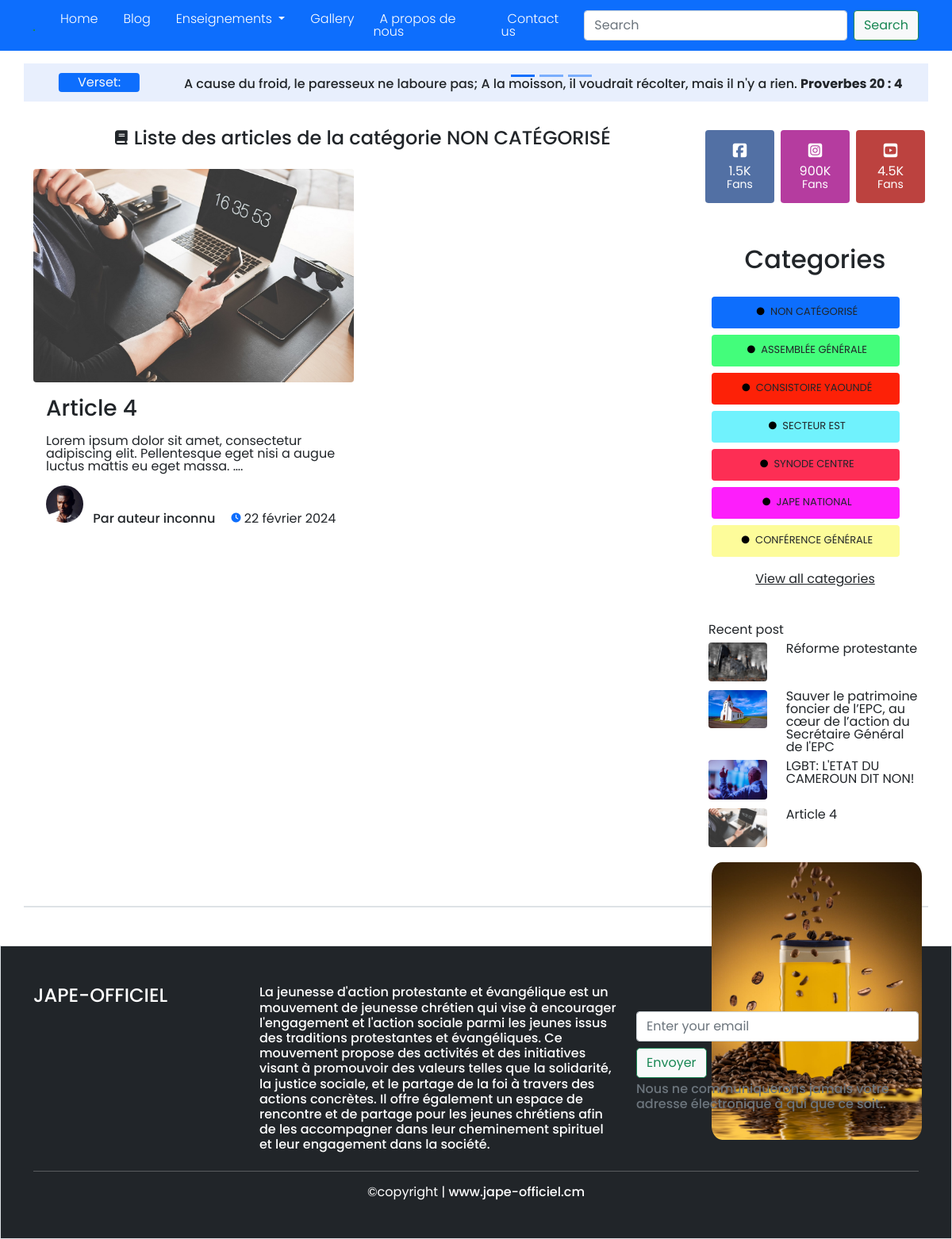
The app's page /category/non-categorise/ with its own data.
### blog/models.py (models this page shows, shortened)
class CategoryPost(models.Model):
    title = models.CharField(max_length=100, unique=True, verbose_name="Categorie")
    cat_slug = models.SlugField(max_length=100, blank=True, editable=True)
    color = ColorField(default='#0D6EFD', unique=True)
    class Meta:
        verbose_name = "Catégorie"

class BlogPost(models.Model):
    title = models.CharField(max_length=255, unique=True, verbose_name='Titre')
    slug = models.SlugField(max_length=255, unique=True, blank=True)
    author = models.ForeignKey(User, on_delete=models.SET_NULL, null=True, blank=True)
    last_update = models.DateTimeField(auto_now=True)
    created_on = models.DateField(blank=True, null=True)
    category = models.ManyToManyField(CategoryPost)
    published = models.BooleanField(default=False, verbose_name="Publié")
    image = models.ImageField(upload_to="images")
    content = models.TextField(blank=True, verbose_name='Contenu')
    class Meta:
        ordering = ['-created_on']
        verbose_name = "Article"
    @property
    def author_or_default(self):
        return f"Par {self.author.first_name} {self.author.last_name}" if self.author else "Par auteur inconnu"

### blog/views.py (the view)
# urls.py: path('category/<str:category>/', category_post_view, name="category"),
def category_post_view(request, category):
    category_post = CategoryPost.objects.get(cat_slug=category)
    print(category_post.title)
    posts = BlogPost.objects.all().filter(published=True, category=category_post)
    all_posts = BlogPost.objects.all().filter(published=True)[:4]
    categories = CategoryPost.objects.all()
    context = {"posts": posts, "category_post": category_post, "categories": categories, "all_posts": all_posts}
    return render(request, "blog/category_post_view.html", context)

### blog/templates/blog/category_post_view.html (shortened to what this page needs)
{% extends 'base.html' %}
{% load static %}
{% block content %}
<section class="mt-3">
    <div class="container roboto-light">
        <div class="row">
            <div class="col-lg-9 m-0">
                <div class="col-12">
                    <h1 class="text-center mt-3 mb-3 h4"><i class="fa-solid fa-book fa-xs me-2"></i>Liste des articles de la catégorie {{ category_post.title|upper }}</h1>
                </div>
                <div class="row">
                    {% for post in posts %}
                    <div class="col-sm-6 my-2">
                        <div class="card border-0 p-0 m-0" style="width: 100%; min-height: 450px">
                            <img src="{{ post.image.url }}"
                                 class="img-hover rounded img-fluid card-img-top position-relative"
                                 alt="...">
                            <div class="card-body">
                                <a href="{% url 'post_view' slug=post.slug %}" class="card-title montserrat-title_card title-link montserrat-title_card h3">
                                    {{ post.title }}
                                </a>
                                <p class="card-text montserrat-card-text mt-3">{{ post.content|safe|truncatewords:18 }}.</p>
                                <div class="position-relative mt-3">
                                    <img width="47px" class="rounded-circle" src="{% static 'img/profil_app.jpg' %}"
                                         alt="image profil">
                                    <span class="h6 ms-2 montserrat-main-text title-link">{{ post.author_or_default }}</span>
                                    <i class="fa-solid fa-clock fa-xs ms-3" style="color: #0D6EFD"></i>
                                    <span class="montserrat-card-text">{{ post.created_on|date:"j F Y" }}</span><br>
                                </div>
                            </div>
                        </div>
                    </div>
                    {% endfor %}
                </div>
            </div>
            <div class="col-lg-3 mt-sm-3">
                <div class="row">
                    <div class="col-4 p-1">
                        <div class="rounded" style="background-color: #5270A4">
                            <a href="#" class="rounded text-center text-white-force p-3 d-block"
                               style=" text-decoration: none;">
                                <i class="fab fa-facebook-square fs-5 mb-2" style="color: #ffffff;"></i>
                                <h6 class="m-0 text-white">1.5K</h6>
                                <span class="small text-white">Fans</span>
                            </a>
                        </div>
                    </div>
                    <div class="col-4 p-1">
                        <div class="rounded" style="background-color: #B53C9F">
                            <a href="#" class="rounded text-center text-white-force p-3 d-block"
                               style=" text-decoration: none;">
                                <i class="fab fa-instagram-square fs-5 mb-2" style="color: #ffffff;"></i>
                                <h6 class="m-0 text-white">900K</h6>
                                <span class="small text-white">Fans</span>
                            </a>
                        </div>
                    </div>
                    <div class="col-4 p-1">
                        <div class="rounded" style="background-color: #BC423F">
                            <a href="#" class="rounded text-center text-white-force p-3 d-block"
                               style=" text-decoration: none;">
                                <i class="fab fa-youtube-square fs-5 mb-2" style="color: #ffffff;"></i>
                                <h6 class="m-0 text-white">4.5K</h6>
                                <span class="small text-white">Fans</span>
                            </a>
                        </div>
                    </div>
                    <h1 class="text-center mt-5 h2">Categories</h1>
                    <div class="row mt-3 mb-3">
                        {% for category in categories %}
                        <div class="col-sm-6 col-md-4 col-lg-12 my-1">
                            <a class="title-link" href="{% url 'category' category=category.cat_slug %}">
                                <div class="img-hover p-1 rounded"
                                     style="background-size: cover; height: 40px; background-color: {{ category.color }} ">
                                    <h1 style="font-size: small" class="rounded-3 text-dark text-center my-2">
                                        <i class="fa-solid fa-circle p-1 fa-xs" style="color: #000000;"></i>
                                        {{ category.title|upper }}
                                    </h1>
                                </div>
                            </a>
                        </div>
                        {% endfor %}
                    </div>
                    <a class="text-center text-dark" href="#">View all categories</a>
                    <div class="col-12 mt-5 mb-3 montserrat-card-text">
                        <div class="row g-2" style="height: 300px">
                            <div class="col-6 col-lg-12 p-0">
                                <div class="row g-2">
                                    <div><h4 class="montserrat-title_card title-link">Recent post</h4></div>
                                    {% for r_post in all_posts %}
                                    <div class="col-12">
                                        <div class="row">
                                            <div class="col-4 img-fluid">
                                                <img class="img-fluid rounded" src="{{ r_post.image.url }}"
                                                     alt="">
                                            </div>
                                            <div class="col-8">
                                                <h6><a class="title-link" href="{% url 'post_view' slug=r_post.slug %}">{{ r_post.title }}</a></h6>
                                            </div>
                                        </div>
                                    </div>
                                    {% endfor %}
                                </div>
                            </div>
                            <div class="col-6 col-lg-12 p-0">
                                <div class="ps-1 pt-2">
                                    <img class="img-hover img-fluid w-100"
                                         src="{% static 'img/advertising.jpg' %}" alt="Avertising"
                                         style="max-height: 350px; border-radius: 5%">
                                </div>
                            </div>
                        </div>
                    </div>
                </div>
            </div>
        </div>
    </div>
</section>
{% endblock %}

### blog/static/css/template.css (style rules this page uses)
body { background-color: #ffffff; font-family: "Poppins", sans-serif; }
.img-hover { transition: transform .5s; }
.title-link, .title-link-nav, .title-link-white { position: relative; display: inline; }
.title-link { color: inherit; text-decoration: none; background: linear-gradient(to top, rgba(0, 0, 0, 0.5) 0%, rgba(0, 0, 0, 0.5) 10%, transparent 10.01%) no-repeat; background-size: 0 100%; transition: background-size .9s; }

### records on screen
CategoryPost: title "NON CATÉGORISÉ"
BlogPost: image (picture), title "Article 4", content "Lorem ipsum dolor sit amet, consectetur adipiscing elit. Pellentesque eget nisi a augue luctus mattis eu eget massa. …", author_or_default "Par auteur inconnu", created_on "22 février 2024"
CategoryPost: title "ASSEMBLÉE GÉNÉRALE"
CategoryPost: title "CONSISTOIRE YAOUNDÉ"
CategoryPost: title "SECTEUR EST"
CategoryPost: title "SYNODE CENTRE"
CategoryPost: title "JAPE NATIONAL"
CategoryPost: title "CONFÉRENCE GÉNÉRALE"
BlogPost: image (picture), title "Réforme protestante"
BlogPost: image (picture), title "Sauver le patrimoine foncier de l’EPC, au cœur de l’action du Secrétaire Général de l'EPC"
BlogPost: image (picture), title "LGBT: L'ETAT DU CAMEROUN DIT NON!"
